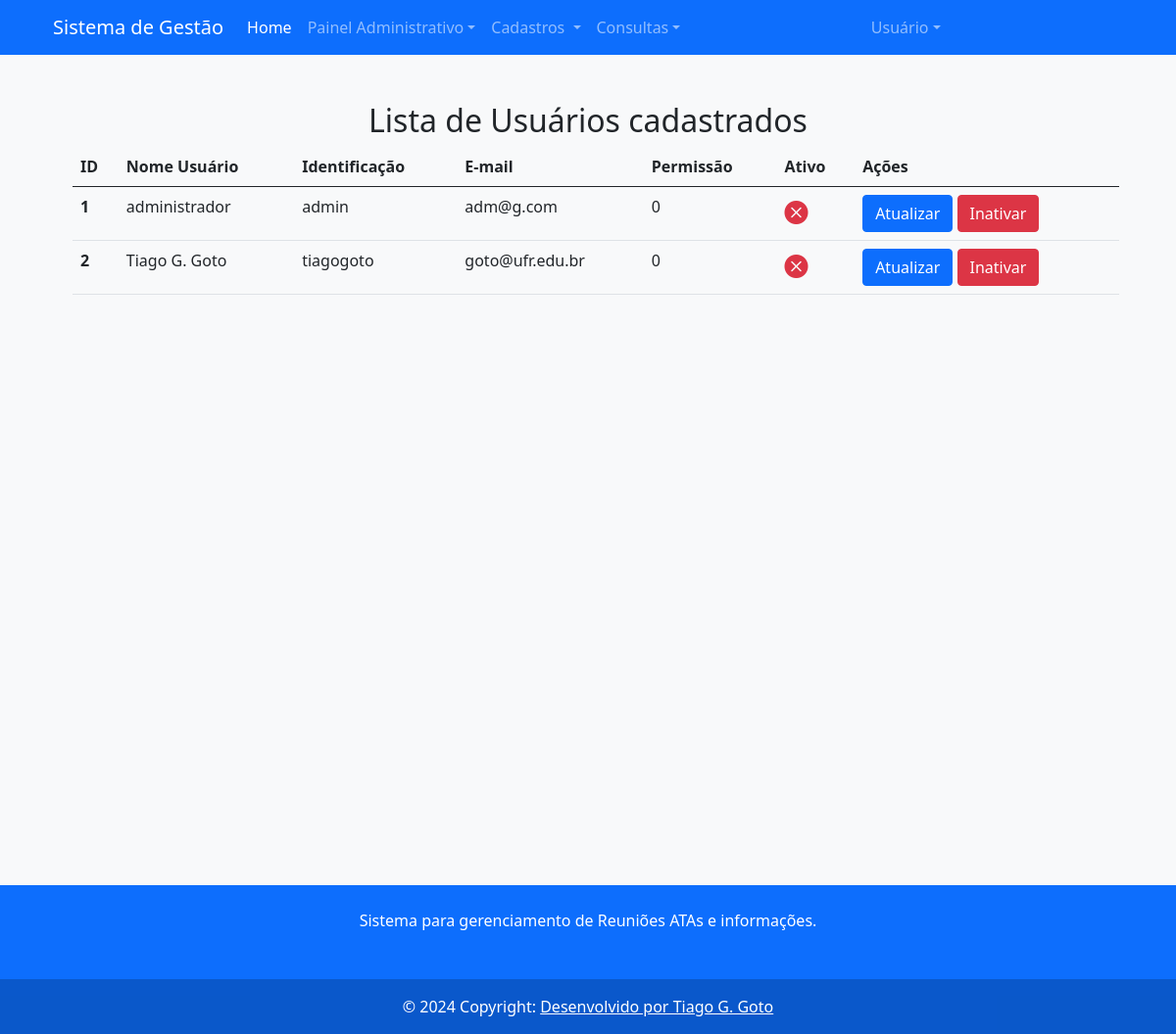
Page /users/ (signed in) on the committed database.
### src/models/entities/users.py (models this page shows, shortened)
class Users(db.Model):
    __tablename__="users"
    id = db.Column(db.Integer, primary_key=True, autoincrement=True)
    username = db.Column(db.Text, nullable=False)
    _password= db.Column(db.Text, nullable=False)
    userid = db.Column(db.Text, nullable=False, unique=True)
    useremail = db.Column(db.Text, nullable=False)
    access = db.Column(db.Integer, db.ForeignKey("permissions.id"))
    authenticated = db.Column(db.Boolean, default=False)
    isactive = db.Column(db.Boolean, default=True)

### src/routes/users.py (the view)
@users_route.route('/')
@login_required
def list_users():
    users_list = Users_repository.get_list()
    return render_template('list_users.html', dados = users_list)

### src/models/repository/users_repository.py (called while the page is built)
    def get_list():
        user_list = db.session.execute(db.select(Users).order_by(Users.id)).scalars()
        return user_list

### src/routes/login.py (called while the page is built)
@login_manager.user_loader
def loader_user(user_id):
    return Users.query.filter_by(userid=user_id).first()

### src/templates/list_users.html
{% extends "base.html" %}
{% block content %}
<div class="container-fluid mt-5 mb-5">
    <h2 class="text-center">Lista de Usuários cadastrados</h2>
    <div class="container">
<table class="table m-2 p-3">
    <thead>
      <tr>
        <th scope="col">ID</th>
        <th scope="col">Nome Usuário</th>
        <th scope="col">Identificação</th>
        <th scope="col">E-mail</th>
        <th scope="col">Permissão</th>
        <th scope="col">Ativo</th>
        <th scope="col">Ações</th>
      </tr>
    </thead>
    <tbody>
        {% for user in dados %}
      <tr>
        <th scope="row"> {{ user.id }}</th>
        <td>{{ user.username }}</td>
        <td>{{ user.userid }}</td>
        <td>{{ user.useremail }}</td>
        <td>{{ user.access }}</td>
        <td>{% if user.is_active == 1 %} <i class="bi bi-check-circle-fill text-success" style="font-size: 1.5rem;"></i> {% else %} <i class="bi bi-x-circle-fill text-danger" style="font-size: 1.5rem;"></i> {% endif %}</td>
        <td>
            <button type="button" class="btn btn-primary">Atualizar</button>
            <button type="button" class="btn btn-danger">Inativar</button>
        </td>
      </tr>
      {% endfor %}
    </tbody>
  </table>
</div>
</div>
{% endblock %}

### rows in the picture
Users: id "1", username "administrador", userid "admin", useremail "adm@g.com", access "0"
Users: id "2", username "Tiago G. Goto", userid "tiagogoto", useremail "goto@ufr.edu.br", access "0"
